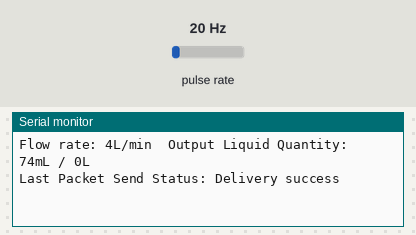
Recording of a sketch running on a simulated ESP8266 (NodeMCU). On the bench: the last lines printed to the serial monitor. Wiring (inferred from the names in the program): pulse sensor: data D3. Inputs (shaded band) come from the test bench; at power-on: pulse rate 20 Hz.

Above: at 1.2 s.
1.3 s: pulse rate set to 4 Hz
At 2.6 s:
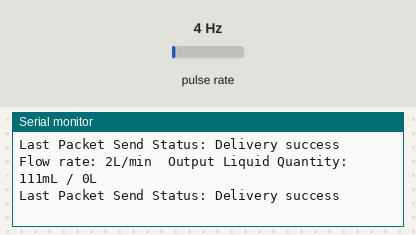
2.8 s: pulse rate set to 50 Hz
At 3.8 s:
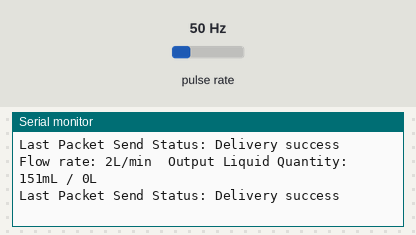
Timing chart, 0 to 5.8 s (numbered marks = the images above; inputs shaded):
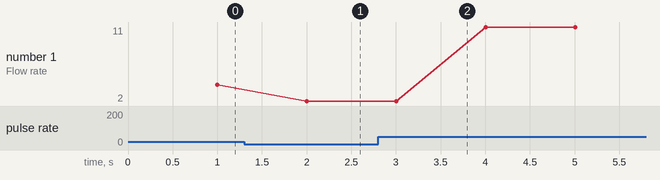

Measured:
- after the input at 1.3 s, the serial monitor: prints a new line after 0.70 s (image 1)
- after the input at 2.8 s, the serial monitor: prints a new line after 0.20 s (image 2)
- plotted number 1: 4 → 2 after the input at 1.3 s, 2 → 11 after the input at 2.8 s

The sketch:

slave_with_actual_sensor_code.ino
```cpp
#include <ESP8266WiFi.h>
#include <espnow.h>

uint8_t broadcastAddress[] = {0x84, 0xCC, 0xA8, 0x88, 0x74, 0x09};

#define BOARD_ID 1
#define SENSOR  D3


long currentMillis = 0;
long previousMillis = 0;
int interval = 1000;
//boolean ledState = LOW;
float calibrationFactor = 4.5;
volatile byte pulseCount;
byte pulse1Sec = 0;
float flowRate;
unsigned int flowMilliLitres;
unsigned long totalMilliLitres;


typedef struct struct_message {
    int id;
    float flowRate;
    unsigned long totalMilliLitres;
} struct_message;


struct_message myData;


void OnDataSent(uint8_t *mac_addr, uint8_t sendStatus) {
  Serial.print("Last Packet Send Status: ");
  if (sendStatus == 0){
    Serial.println("Delivery success\n");
  }
  else{
    Serial.println("Delivery fail\n");
  }
}

void IRAM_ATTR pulseCounter()
{
  pulseCount++;
}

void setup() {
  // Init Serial Monitor
  Serial.begin(115200);

  // Set device as a Wi-Fi Station
  WiFi.mode(WIFI_STA);
  WiFi.disconnect();

  // Init ESP-NOW
  if (esp_now_init() != 0) {
    Serial.println("Error initializing ESP-NOW");
    return;
  }
  // Set ESP-NOW role
  esp_now_set_self_role(ESP_NOW_ROLE_CONTROLLER);

  // Once ESPNow is successfully init, we will register for Send CB to
  // get the status of Trasnmitted packet
  esp_now_register_send_cb(OnDataSent);

  // Register peer
  esp_now_add_peer(broadcastAddress, ESP_NOW_ROLE_SLAVE, 1, NULL, 0);

  // Setup NodeMCU for sensor readings
  pinMode(SENSOR, INPUT_PULLUP);
  pulseCount = 0;
  flowRate = 0.0;
  flowMilliLitres = 0;
  totalMilliLitres = 0;
  previousMillis = 0;
  attachInterrupt(digitalPinToInterrupt(SENSOR), pulseCounter, FALLING);
}

void loop() {
  currentMillis = millis();
  if (currentMillis - previousMillis > interval) {
    pulse1Sec = pulseCount;
    pulseCount = 0;
    flowRate = ((1000.0 / (millis() - previousMillis)) * pulse1Sec) / calibrationFactor;
    previousMillis = millis();
    flowMilliLitres = (flowRate / 60) * 1000;
    totalMilliLitres += flowMilliLitres;

    // Print the flow rate for this second in litres / minute
    Serial.print("Flow rate: ");
    Serial.print(int(flowRate));  // Print the integer part of the variable
    Serial.print("L/min");
    Serial.print("\t");       // Print tab space
    // Print the cumulative total of litres flowed since starting
    Serial.print("Output Liquid Quantity: ");
    Serial.print(totalMilliLitres);
    Serial.print("mL / ");
    Serial.print(totalMilliLitres / 1000);
    Serial.println("L");


    // Set values to send
    myData.id = BOARD_ID;
    myData.flowRate = flowRate;
    myData.totalMilliLitres = totalMilliLitres;

    // Send message via ESP-NOW
    esp_now_send(0, (uint8_t *) &myData, sizeof(myData));
  }
}
```
